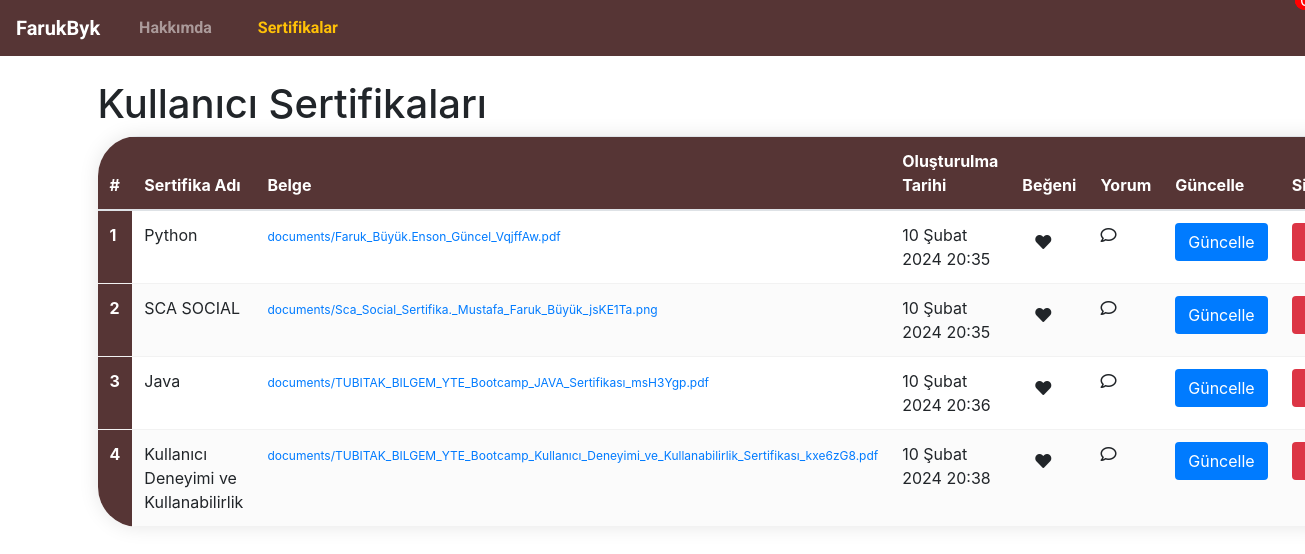
The page /articles/sertifikasayfası/ (signed in) on the database its author committed.
### article/models.py (models this page shows, shortened)
class Sertifika(models.Model):
    author = models.ForeignKey(User, on_delete=models.CASCADE, verbose_name="Yazar")
    sertifika_adi = models.CharField(max_length=50, verbose_name="Sertifika Adı")
    belge = models.FileField(upload_to='documents/', verbose_name="Belge")
    created_date = models.DateTimeField(auto_now_add=True, verbose_name="Oluşturulma Tarihi")

### article/views.py (called while the page is built)
@login_required(login_url="user:Giriş")
def sertifikasayfası(request):
    sertifikalar = Sertifika.objects.filter(author=request.user)
    return render(request, "sertifikasayfası.html", {"sertifikalar": sertifikalar})

### templates/sertifikasayfası.html (shortened to what this page needs)
<!DOCTYPE html>
<html lang="tr">
<head>
    <link rel="stylesheet" href="https://stackpath.bootstrapcdn.com/bootstrap/4.5.2/css/bootstrap.min.css">
    <link href="https://cdnjs.cloudflare.com/ajax/libs/font-awesome/5.15.4/css/all.min.css" rel="stylesheet">
</head>
<body>
<nav class="navbar navbar-expand-md navbar-dark mb-4">
    <a class="navbar-brand" href="/">FarukByk</a>
    <div class="collapse navbar-collapse" id="navbarCollapse">
        <ul class="navbar-nav mr-auto">
            <li class="nav-item">
                <a class="nav-link" href="/about">Hakkımda</a>
            </li>
            <li class="nav-item active">
                <a class="nav-link" href="/articles/sertifikasayfası">Sertifikalar</a>
            </li>
        </ul>
    </div>
</nav>
<div class="container">
    <h1>Kullanıcı Sertifikaları</h1>
    {% if sertifikalar %}
    <table class="table">
        <thead>
        <tr>
            <th scope="col">#</th>
            <th scope="col">Sertifika Adı</th>
            <th scope="col">Belge</th>
            <th scope="col">Oluşturulma Tarihi</th>
            <th scope="col">Beğeni</th>
            <th scope="col">Yorum</th>
            <th scope="col">Güncelle</th>
            <th scope="col">Sil</th>
        </tr>
        </thead>
        <tbody>
        {% for sertifika in sertifikalar %}
        <tr>
            <th scope="row">{{ forloop.counter }}</th>
            <td>{{ sertifika.sertifika_adi }}</td>
            <td><a href="https://docs.google.com/viewer?url={{ sertifika.belge.url }}" target="_blank" class="belge-link">{{ sertifika.belge.name }}</a></td>
            <td>{{ sertifika.created_date }}</td>
            <td><button class="btn btn-like" onclick="like(this)"><i class="fas fa-heart like-icon"></i></button></td>
            <td>
                <i class="far fa-comment comment-icon" onclick="toggleComment(this)"></i>
            </td>
            <td><a href="{% url 'article:update' sertifika.id %}" class="btn btn-update">Güncelle</a></td>
            <td><a href="{% url 'article:delete' sertifika.id %}" class="btn btn-delete">Sil</a></td>
        </tr>
        {% endfor %}
        </tbody>
    </table>
    {% else %}
    <div class="alert alert-danger">
        Henüz Bir Makaleniz Bulunmuyor
    </div>
    {% endif %}
</div>
</body>
</html>

### templates/sertifikasayfası.html (style rules this page uses)
.navbar { background-color: #563535; }
.navbar-brand { font-family: 'Roboto', sans-serif; font-weight: bold; color: #fff; }
.navbar-nav .nav-link { font-family: 'Roboto', sans-serif; color: #fff; font-weight: bold; margin: 0 15px; }
.navbar-nav .nav-item.active .nav-link { color: #ffc107; }
table { width: 100%; border-collapse: collapse; border-radius: 40px; overflow: hidden; box-shadow: 0 0 20px rgba(0, 0, 0, 0.1); }
th, td { padding: 12px 10px; text-align: left; border-bottom: 1px solid #f2f2f2; }
th { background-color: #563535; color: white; }
tbody tr:nth-child(even) { background-color: #fbfbfb; }
a.btn { text-decoration: none; color: white; }
.btn-update { background-color: #007bff; }
.btn-delete { background-color: #dc3545; }
.belge-link { font-size: 12px; }
.comment-icon { position: relative; cursor: pointer; }

### rows shown on the page
Sertifika: sertifika_adi "Python", belge.name "documents/Faruk_Büyük.Enson_Güncel_VqjffAw.pdf", created_date "10 Şubat 2024 20:35"
Sertifika: sertifika_adi "SCA SOCIAL", belge.name "documents/Sca_Social_Sertifika._Mustafa_Faruk_Büyük_jsKE1Ta.png", created_date "10 Şubat 2024 20:35"
Sertifika: sertifika_adi "Java", belge.name "documents/TUBITAK_BILGEM_YTE_Bootcamp_JAVA_Sertifikası_msH3Ygp.pdf", created_date "10 Şubat 2024 20:36"
Sertifika: sertifika_adi "Kullanıcı Deneyimi ve Kullanabilirlik", belge.name "documents/TUBITAK_BILGEM_YTE_Bootcamp_Kullanıcı_Deneyimi_ve_Kullanabilirlik_Sertifikası_kxe6zG8.pdf", created_date "10 Şubat 2024 20:38"
